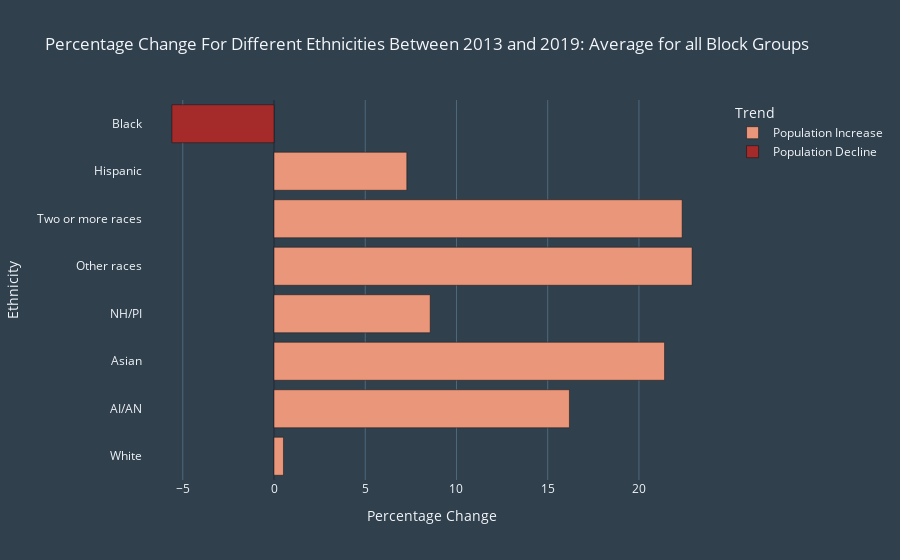

Write notebook code for a chart like this one.
### Code cell
blockabsolute["Trend"] = np.where(blockabsolute["Change"]<0, 'Population Decline','Population Increase')
fig = px.bar(blockabsolute, 
             y=blockabsolute['Ethnicity'], 
             x=blockabsolute['Change'],
             title="Percentage Change For Different Ethnicities Between 2013 and 2019: Average for all Block Groups",
             orientation='h',
             color=blockabsolute['Trend'],
             color_discrete_sequence=["#e9967a","#a52a2a"],
             labels={'Ethnicity':'Ethnicity',
                    'Change':'Percentage Change'}
            )

fig.layout.template = 'custom_dark'

fig.write_html('htmls/block_average_percentage.html')
fig.show()
# brown

### Figure 1 — Plotly figure (JSON) as saved in the notebook; plotly's stock layout.template omitted (floating-point values rounded to 4 significant figures)
{"data": [{"alignmentgroup": "True", "hovertemplate": "Trend=Population Increase<br>Percentage Change=%{x}<br>Ethnicity=%{y}<extra></extra>", "legendgroup": "Population Increase", "marker": {"color": "#e9967a", "pattern": {"shape": ""}}, "name": "Population Increase", "offsetgroup": "Population Increase", "orientation": "h", "showlegend": true, "textposition": "auto", "type": "bar", "x": [0.5182, 16.19, 21.4, 8.561, 22.91, 22.37, 7.278], "xaxis": "x", "y": ["White", "AI/AN", "Asian", "NH/PI", "Other races", "Two or more races", "Hispanic"], "yaxis": "y"}, {"alignmentgroup": "True", "hovertemplate": "Trend=Population Decline<br>Percentage Change=%{x}<br>Ethnicity=%{y}<extra></extra>", "legendgroup": "Population Decline", "marker": {"color": "#a52a2a", "pattern": {"shape": ""}}, "name": "Population Decline", "offsetgroup": "Population Decline", "orientation": "h", "showlegend": true, "textposition": "auto", "type": "bar", "x": [-5.596], "xaxis": "x", "y": ["Black"], "yaxis": "y"}], "layout": {"autosize": true, "barmode": "relative", "legend": {"title": {"text": "Trend"}, "tracegroupgap": 0}, "title": {"text": "Percentage Change For Different Ethnicities Between 2013 and 2019: Average for all Block Groups"}, "xaxis": {"anchor": "y", "autorange": true, "domain": [0, 1], "range": [-7.18, 24.5], "title": {"text": "Percentage Change"}, "type": "linear"}, "yaxis": {"anchor": "x", "autorange": true, "domain": [0, 1], "range": [-0.5, 7.5], "title": {"text": "Ethnicity"}, "type": "category"}}}
